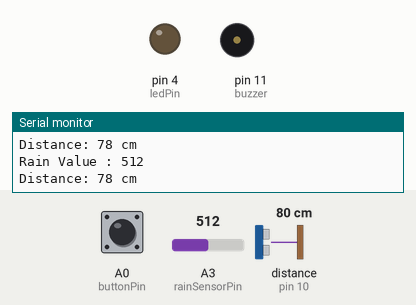
Bench run of a sketch on a simulated Arduino Uno, built with avr-gcc and run on an emulated ATmega328P. On the bench: output pins drawn as LEDs (lit = HIGH), buzzer (waves = sounding, pin HIGH), the last lines printed to the serial monitor. Wiring (inferred from the names in the program): ultrasonic range finder: trigger pin 9; echo pin 10. The inputs (shaded band) are chosen by the test bench; at power-on: distance to the obstacle (sensor on pin 10) 80 cm, A3 (rainSensorPin) = 512, A0 (buttonPin) HIGH. The echo pulse lasts 58.3 µs per cm; pins used as bus, display or sensor lines are not drawn.

Above: at 1.2 s.
1.3 s: distance to the obstacle (sensor on pin 10) set to 35 cm
2.8 s: distance to the obstacle (sensor on pin 10) set to 27 cm
At 4.0 s:
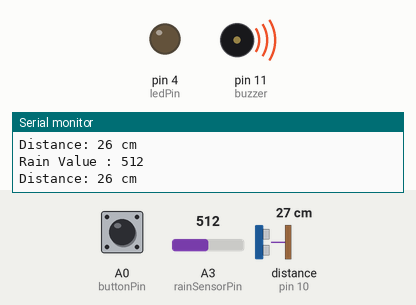
4.4 s: A3 (rainSensorPin) set to 311
7.4 s: A3 (rainSensorPin) set to 283
At 8.7 s:
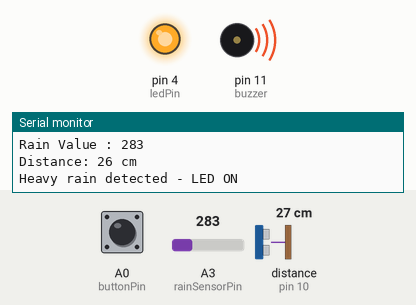
9.0 s: A3 (rainSensorPin) set to 306
At 9.5 s:
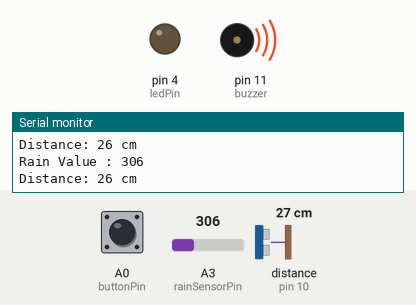
10.7 s: A3 (rainSensorPin) set to 290
At 11.5 s:
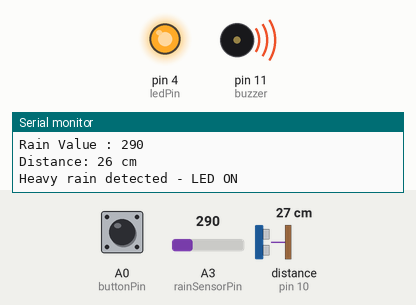
Timing chart, 0 to 13.3 s (numbered marks = the images above; inputs shaded):
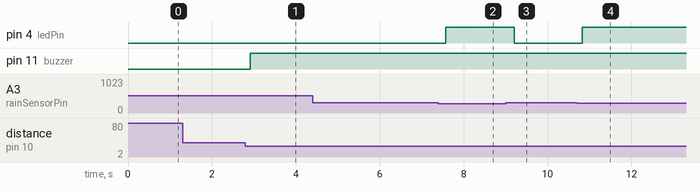

The sketch:

SmartStick.ino
```cpp
#include <SoftwareSerial.h>

SoftwareSerial BT(2, 3);  // RX, TX (Arduino pins)
// --- Pin Definitions ---
const int trigPin = 9;
const int echoPin = 10;
const int buzzer = 11;
const int ledPin = 4;          // LED for rain only
const int rainSensorPin = A3;  // Rain sensor analog pin

// --- Variables ---
long duration;
int distance;
int safetyDistance;
int rainValue;
int rainThreshold = 300;  // Rain sensor threshold


int buttonPin = A0;
int buttonState = 0;

void setup() {
  BT.begin(9600);
  pinMode(buttonPin, INPUT_PULLUP);
  BT.println("Bluetooth ready. Press button to send message.");


  Serial.begin(9600);        // Serial monitor
  pinMode(trigPin, OUTPUT);  // Ultrasonic trigger
  pinMode(echoPin, INPUT);   // Ultrasonic echo
  pinMode(buzzer, OUTPUT);   // Buzzer
  pinMode(ledPin, OUTPUT);   // LED (only for rain)
}

void loop() {
  buttonState = digitalRead(buttonPin);


  if (buttonState == LOW) {
    BT.println("Help Me, Im In Danger!!!");
    delay(500);  // debounce & avoid spamming
  }

  rainValue = analogRead(rainSensorPin);
  Serial.print("Rain Value : ");
  Serial.println(rainValue);


  digitalWrite(trigPin, LOW);
  delayMicroseconds(2);
  digitalWrite(trigPin, HIGH);
  delayMicroseconds(10);
  digitalWrite(trigPin, LOW);

  duration = pulseIn(echoPin, HIGH);
  distance = duration * 0.034 / 2;
  safetyDistance = distance;

  Serial.print("Distance: ");
  Serial.print(distance);
  Serial.println(" cm");

  if (rainValue < rainThreshold) {
    digitalWrite(ledPin, HIGH);
    Serial.println("Heavy rain detected - LED ON");
  } else {
    digitalWrite(ledPin, LOW);
  }


  if (rainValue < rainThreshold || safetyDistance <= 30) {
    digitalWrite(buzzer, HIGH);
    if (safetyDistance <= 5) Serial.println("Obstacle ahead!");
  } else {
    digitalWrite(buzzer, LOW);
  }

  delay(200);
}
```

Measured:
- the behaviour switches between 32 and 31 cm on distance to the obstacle (sensor on pin 10) (found by bisection; images 0 and 1)
- the behaviour switches between 300 and 299 on A3 (rainSensorPin) (found by bisection; images 1 and 2)
- after the input at 2.8 s, pin 11 (buzzer): LOW → HIGH after 0.12 s
- after the input at 7.4 s, pin 4 (ledPin): LOW → HIGH after 0.18 s
- after the input at 9.0 s, pin 4 (ledPin): HIGH → LOW after 0.20 s
- after the input at 10.7 s, pin 4 (ledPin): LOW → HIGH after 0.12 s
